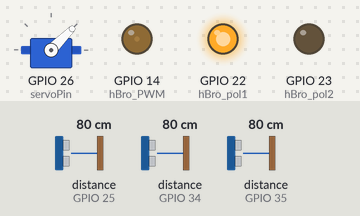
The sketch below on a simulated ESP32. On the bench: servo, output pins drawn as LEDs (lit = HIGH). Wiring (inferred from the names in the program): 3 × ultrasonic range finder: trigger GPIO 27, echo GPIO 25 / trigger GPIO 32, echo GPIO 34 / trigger GPIO 33, echo GPIO 35. Inputs (shaded band) come from the test bench; at power-on: distance to the obstacle (sensors on GPIO 25, GPIO 34, GPIO 35) 80 cm. The echo pulse lasts 58.3 µs per cm; pins used as bus, display or sensor lines are not drawn; what the sketch prints to the serial monitor is not drawn.

Above: at 1.2 s.
1.3 s: distance to the obstacle (sensor on GPIO 25) set to 2 cm
At 1.71 s:
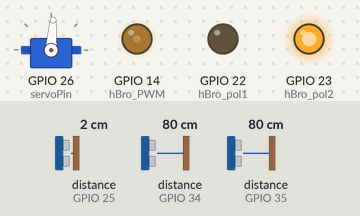
4.3 s: distance to the obstacle (sensor on GPIO 34) set to 2 cm
At 6.6 s:
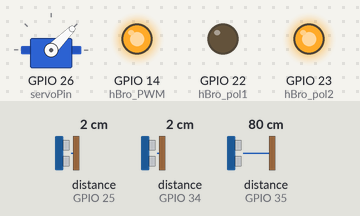
7.3 s: distance to the obstacle (sensor on GPIO 25) set to 9 cm
At 8.0 s:
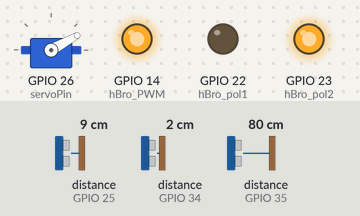
8.9 s: distance to the obstacle (sensor on GPIO 34) set to 18 cm
At 10.2 s:
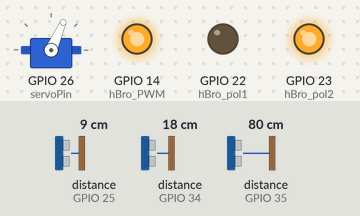
10.5 s: distance to the obstacle (sensor on GPIO 25) set to 35 cm
At 11.6 s:
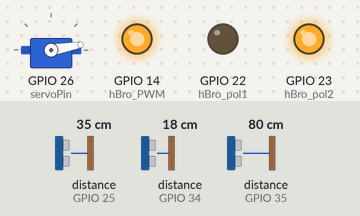
Timing chart, 0 to 13.5 s (numbered marks = the images above; inputs shaded):
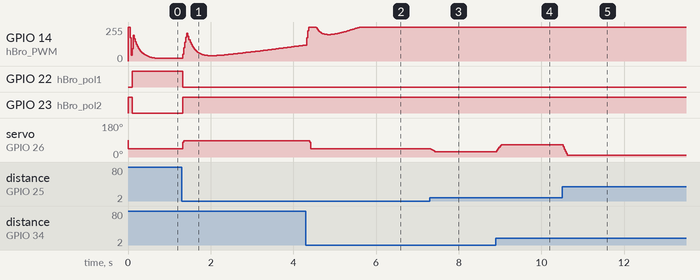

The sketch:

FollowerCarCodeV4.ino
```cpp
#include <Arduino.h>
#include <ESP32Servo.h>
#include <esp_now.h>
#include <WiFi.h>

Servo myservo;

// =================== PINS ==================
/*
  Programmet crasher hvis vi prøver at bruge pinMode på en pin der ikke eksisterer.
  Derfor er det vigtigt at de her pins har de rigtige værdier!
*/
// Sound Sensor L
const int triggerPinL = 32;
const int echoPinL = 34;
// Sound Sensor C
const int triggerPinC = 33;
const int echoPinC = 35;
// Sound Sensor R
const int triggerPinR = 27;
const int echoPinR = 25;
// Servo
const int servoPin = 26;
// HBRO
const int hBro_PWM = 14;
const int hBro_pol1 = 22;
const int hBro_pol2 = 23;

// FIR filter order
const int M = 4;

// Global variables
double duration1, distance1, duration2, distance2, duration3, distance3, avgDist, relAng, leaderSpeed;

// Separation between sensors in m
const double separationLR = 0.2282;  // Separation between left and right sensor
const double separationRC = 0.1141;  // Separation between center and right sensor
const double separationLC = 0.1141;  // Separation between center and left sensor

// Semaphores
static SemaphoreHandle_t angMutex;
static SemaphoreHandle_t distMutex;
static SemaphoreHandle_t printMutex;
static SemaphoreHandle_t orderMutex;

// =================== ANGLE AVERAGE ==================
int angleIndex = 0;
const int N = 0;
double angleMeasurements[N + 1] = { 0 };
double angleSum = 0;

// =================== ESP-NOW ==================
//Mac addresses // 08:3A:F2:45:44:BC
// 7C:DF:A1:1A:57:66
// 94:B5:55:F9:06:44
// 08:3A:F2:45:44:BC // LeaderCar
uint8_t peerAddress[] = { 0x08, 0x3A, 0xF2, 0x45, 0x44, 0xBC };

#define CHANNEL 0
// Structure for ESP-NOW peer information and message format
esp_now_peer_info_t peerInfo;
//message types
struct message {
  double value;
} __attribute__((packed));

void setup() {
  Serial.begin(230400);

  myservo.attach(servoPin);

  Serial.println("Printing Mac");
  InitESP(); //ESPNOW init

  //Distance Sensor Init
  pinMode(triggerPinL, OUTPUT);
  pinMode(echoPinL, INPUT);
  pinMode(triggerPinC, OUTPUT);
  pinMode(echoPinC, INPUT);
  pinMode(triggerPinR, OUTPUT);
  pinMode(echoPinR, INPUT);

  //H-Bridge Init
  pinMode(hBro_PWM, OUTPUT);
  pinMode(hBro_pol1, OUTPUT);
  pinMode(hBro_pol2, OUTPUT);

  angMutex = xSemaphoreCreateMutex();
  distMutex = xSemaphoreCreateMutex();
  printMutex = xSemaphoreCreateMutex();
  orderMutex = xSemaphoreCreateMutex();

  xTaskCreate(Angle_Controller, "Angle controller", 4000, NULL, 3, NULL);
  xTaskCreate(Dist_Controller, "Distance controller", 4000, NULL, 2, NULL);
  xTaskCreate(UniTask, "UniTask", 4000, NULL, 1, NULL);
}

void loop() {
  // Empty loop since the scheduler will handle the task execution
}

void Angle_Controller(void *pvParameters) {
  (void)pvParameters;
  TickType_t lastWakeTime = xTaskGetTickCount();

  // Initialize values
  double angOP = 1011.44;
  double out = 0;

  //Input
  double Ea_n0 = 0;
  //Output
  double Ta_n0 = 0;
  //Ref
  double ref = 0;


  while (1) {
    xSemaphoreTake(orderMutex, 1000);

    xSemaphoreTake(printMutex, 1000);
    //Serial.print("Angle: ");
    //Serial.println(millis());
    xSemaphoreGive(printMutex);

    xSemaphoreTake(angMutex, 1000);
    Ea_n0 = ref + relAng;
    xSemaphoreGive(angMutex);

    //Ta_n0 = 16.86 * Ea_n0 + angOP;
    Ta_n0 = 10 * Ea_n0 + angOP;
    xSemaphoreTake(printMutex, 1000);
    //Serial.print("Ta_n0: ");
    //Serial.println(Ta_n0);
    xSemaphoreGive(printMutex);
    if (Ta_n0 > 1429.0) {
      out = 1429.0;
    } else if (Ta_n0 < 594.0) {
      out = 594.0;
    } else {
      out = Ta_n0;
    }

    myservo.writeMicroseconds(out);
    //myservo.writeMicroseconds(1011);

    xSemaphoreGive(orderMutex);

    vTaskDelayUntil(&lastWakeTime, pdMS_TO_TICKS(25));
  }
}

void Dist_Controller(void *pvParameters) {
  (void)pvParameters;
  TickType_t xLastWakeTime = xTaskGetTickCount();

  double distOP = 0.276;
  double out = 0;
  int outMapped = 0;
  int dir = 1;

  // Initialize values
  //Input
  double Ed_n0 = 0;
  double Ed_n1 = 0;
  double Ed_n2 = 0;
  //Output
  double Vd_n0 = 0;
  double Vd_n1 = 0;
  double Vd_n2 = 0;
  //Ref
  double ref = -0.7;
  // controller output with feedforward
  double Vd_n0_forward = 0;

  double forwardVoltage = 0;

  while (1) {

    xSemaphoreTake(orderMutex, 1000);

    xSemaphoreTake(printMutex, 1000);
    //Serial.println();
    //Serial.print("Distance: ");
    //Serial.println(millis());

    Serial.println();
    Serial.println();
    Serial.println();
    Serial.println();
    Serial.println();
    Serial.println();
    Serial.println();
    Serial.println();
    xSemaphoreGive(printMutex);

    xSemaphoreTake(distMutex, 1000);
    Ed_n0 = ref + avgDist;
    xSemaphoreGive(distMutex);

    //wc=3, PM = 75, SSE = 0.01, Rise time = 0.49s, MP = 5.67%,
    //Vd_n0 = 89.9*Ed_n0 - 178.4*Ed_n1 + 88.5*Ed_n2 + 1.67*Vd_n1 - 0.672*Vd_n2;

    //wc=2, PM = 75, SSE = 0.01, Rise time = 0.75s, MP = 4.07%,
    //Vd_n0 = 37.41*Ed_n0 - 74.36*Ed_n1 + 36.96*Ed_n2 + 1.797*Vd_n1 - 0.7967*Vd_n2;

    //wc=1, PM = 65, SSE = 0.01, Rise time = 1.36s, MP = 5.77%, (god)
    //Vd_n0 = 5.721 * Ed_n0 - 11.38 * Ed_n1 + 5.66 * Ed_n2 + 1.94 * Vd_n1 - 0.94 * Vd_n2;


    //wc=3, PM = 75, SSE = 0.1, Rise time = 0.5s, MP = 4.74%,
    //Vd_n0 = 89.88*Ed_n0 - 178.4*Ed_n1 + 88.5*Ed_n2 + 1.67*Vd_n1 - 0.672*Vd_n2;

    //wc=2, PM = 75, SSE = 0.1, Rise time = 0.76s, MP = 3.66%,

    //Vd_n0 = 37.4*Ed_n0 - 74.36*Ed_n1 + 36.96*Ed_n2 + 1.796*Vd_n1 - 0.797*Vd_n2;

    //wc=1, PM = 65, SSE = 0.114, Rise time = 1.38s, MP = 4.8%,
    //Vd_n0 = 5.095*Ed_n0 - 10.13*Ed_n1 + 5.032*Ed_n2 + 1.947*Vd_n1 - 0.9468*Vd_n2;

    //wc=1, PM = 75, SSE = 0.1, Rise time = 1.51s, MP = 2%,
    //Vd_n0 = 7.467*Ed_n0 - 14.87*Ed_n1 + 7.404*Ed_n2 + 1.922*Vd_n1 - 0.922*Vd_n2;

    //Wc = 1.5, PM = ?, SSE = ?, MP = ?
    //Vd_n0 = 19.42*Ed_n0 -19.24*Ed_n1 + 0.8607*Vd_n1;

    //wc=1.5, PM = 75, SSE = 0.1, Rise time = 1s, SetTime = 5s, MP = 2.53%,
    Vd_n0 = 19.43*Ed_n0 - 38.65*Ed_n1 + 19.23*Ed_n2 + 1.861*Vd_n1 - 0.8606*Vd_n2;

    //Serial.print("Vd_n0: ");
    //Serial.println(Vd_n0);
    // Update variables
    Vd_n2 = Vd_n1;
    Vd_n1 = Vd_n0;
    Ed_n2 = Ed_n1;
    Ed_n1 = Ed_n0;

    forwardVoltage = 0.787*leaderSpeed;

    Vd_n0_forward = Vd_n0 + forwardVoltage;

    xSemaphoreTake(printMutex, 1000);
    //Serial.print("out: ");
    //Serial.println(out);
    xSemaphoreGive(printMutex);
    // Determine direction
    if(Vd_n0_forward < 0.0) {
      dir = 0;
      out = -Vd_n0_forward + distOP;
    }
    else {
      dir = 1;
      out = Vd_n0_forward + distOP;
    }

    // Determine output voltage
    if((out) > 7.0) {
      out = 7.0;
    }

    xSemaphoreTake(printMutex, 1000);
    //Serial.print("out: ");
    //Serial.println(out);
    xSemaphoreGive(printMutex);

    int outMapped = mapDoubleToInt(out, 0.0, 7.0, 0, 255);

    xSemaphoreTake(printMutex, 1000);
    //Serial.print("dir: ");
    //Serial.println(dir);
    xSemaphoreGive(printMutex);

    if (dir) {
      digitalWrite(hBro_pol1, HIGH);
      digitalWrite(hBro_pol2, LOW);
    } else {
      digitalWrite(hBro_pol2, HIGH);
      digitalWrite(hBro_pol1, LOW);
    }

    xSemaphoreTake(printMutex, 1000);
    //Serial.print("Outmapped: ");
    //Serial.println(outMapped);
    xSemaphoreGive(printMutex);

    analogWrite(hBro_PWM, outMapped);

    xSemaphoreGive(orderMutex);

    vTaskDelayUntil(&xLastWakeTime, pdMS_TO_TICKS(25));
  }
}

void UniTask(void *pvParameters) {
  (void)pvParameters;

  // Arrays for storing the distance measurements for each sensor
  double measL[M + 1] = { 0 }, measC[M + 1] = { 0 }, measR[M + 1] = { 0 };
  // Variables for the sum of the measurements
  double sumL = 0, sumC = 0, sumR = 0;
  int index = 0;

  // Initialize variables
  double filteredDistL = 0;
  double filteredDistC = 0;
  double filteredDistR = 0;

  bool validL, validC, validR;

  double rawAngle = 0;
  TickType_t xLastWakeTime = xTaskGetTickCount();

  while (1) {
    xSemaphoreTake(printMutex, 1000);
    //Serial.println();
    //Serial.print("UNI: ");
    //Serial.println(millis());
    xSemaphoreGive(printMutex);

    filteredDistL = ReadAndFilterSensor(triggerPinL, echoPinL, measL, sumL, index, validL);  // Measured and filtered distance from sensorL
    //filteredDistL = 0.7;  // dummy
    //vTaskDelay(pdMS_TO_TICKS(5));

    filteredDistC = ReadAndFilterSensor(triggerPinC, echoPinC, measC, sumC, index, validC);  // Measured and filtered distance from sensorC
    //filteredDistC = 0.7;  // dummy
    //vTaskDelay(pdMS_TO_TICKS(5));

    filteredDistR = ReadAndFilterSensor(triggerPinR, echoPinR, measR, sumR, index, validR);  // Measured and filtered distance from sensorR
    //filteredDistR = 0.7;  // dummy
    xSemaphoreTake(printMutex, 1000);
    Serial.print("Sensor L: ");
    Serial.println(filteredDistL);
    Serial.print("Sensor C: ");
    Serial.println(filteredDistC);
    Serial.print("Sensor R: ");
    Serial.println(filteredDistR);
    xSemaphoreGive(printMutex);


    xSemaphoreTake(distMutex, 1000);
    avgDist = AvgDistance(validL, validC, validR, filteredDistL, filteredDistC, filteredDistR);
    xSemaphoreGive(distMutex); /*

    Serial.println();
    Serial.println();
    Serial.println();
    Serial.println();
    Serial.println();*/
    Serial.print("Average Distance: ");
    Serial.println(avgDist, 4);


    xSemaphoreTake(angMutex, 1000);
    rawAngle = RelAngle(validL, validC, validR, filteredDistL, filteredDistC, filteredDistR);
    xSemaphoreGive(angMutex);
    relAng = angleFilter(rawAngle, angleIndex);
    //Serial.print("Relative Angle: ");
    //Serial.println(relAng, 2);


    index = (index + 1) % (M + 1);  // increase index and wrap around if necessary
    //Serial.println("");

    vTaskDelayUntil(&xLastWakeTime, 25);
  }
}

double ReadAndFilterSensor(int triggerPin, int echoPin, double *measurements, double &sum, int index, bool &valid) {
  unsigned long startTime;
  long duration;
  double distance;
  unsigned long timeOut = 9500;  // Timeout in microseconds - corresponding to 1.2 meter (7000 µs)

  digitalWrite(triggerPin, LOW);

  digitalWrite(triggerPin, HIGH);
  startTime = micros();
  while (micros() - startTime < 10);
  digitalWrite(triggerPin, LOW);

  noInterrupts();
  duration = pulseIn(echoPin, HIGH, timeOut);
  interrupts();
  Serial.println(duration);


  // Calculate distance or assign max value if timeout
  if (duration == 0) {
    distance = 1.201;  // Assign 1.2 meters if timeout occurs
  } else {
    distance = (duration / 2.0) / 2911.0;  // Calculate actual distance
  }
  //distance = (duration / 2.0) / 2911.0;


  sum -= measurements[index];
  measurements[index] = distance;
  sum += measurements[index];
  double filteredValue = sum / (M + 1);

  valid = (filteredValue <= 1.2);
  return sum / (M + 1);
}


double AvgDistance(bool validL, bool validC, bool validR, double filteredDistL, double filteredDistC, double filteredDistR) {
  // When both left and right sensors are valid
  if (validL && validR) {
    //Serial.println("Case LR");
    return (filteredDistL + filteredDistR) / 2;
  }

  // When left is invalid, but right and center are valid
  if (!validL && validR && validC) {
    //Serial.println("Case CR");
    return (filteredDistC + filteredDistR) / 2;
  }

  // When right is invalid, but left and center are valid
  if (validL && !validR && validC) {
    //Serial.println("Case LC");
    return (filteredDistL + filteredDistC) / 2;
  }

  // When only left is valid
  if (validL && !validC && !validR) {
    //Serial.println("Case L");
    return filteredDistL;
  }

  // When only right is valid
  if (!validL && !validC && validR) {
    //Serial.println("Case R");
    return filteredDistR;
  }

  // When only center is valid
  if (!validL && validC && !validR) {
    //Serial.println("Case C");
    return filteredDistC;
  }

  // Default case when none of the sensors are valid
  //Serial.println("Case Else");
  return (filteredDistL + filteredDistR) / 2;  // This could be modified to handle the "all invalid" case differently
}

double RelAngle(bool validL, bool validC, bool validR, double filteredDistL, double filteredDistC, double filteredDistR) {
  if (validL && validR) {
    return (double)atan(((float)filteredDistL - (float)filteredDistR) / (float)separationLR) * (180.0 / 3.14);
  }

  if (!validL && validC && validR) {
    return (double)atan(((float)filteredDistC - (float)filteredDistR) / (float)separationRC) * (180.0 / 3.14);
  }

  if (validL && validC && !validR) {
    return (double)atan(((float)filteredDistL - (float)filteredDistC) / (float)separationLC) * (180.0 / 3.14);
  }

  if (!validL && !validC && validR) {
    return 25.0; // max angle right
  }

  if (validL && !validC && !validR) {
    return -25.0; // max angle left
  }

  else {
    return 0.0;  // continue to drive forward
  }
}


double angleFilter(double newAngle, int &angleIndex) {
    // Subtract the oldest measurement and add the new one
    angleSum -= angleMeasurements[angleIndex];
    angleMeasurements[angleIndex] = newAngle;
    angleSum += angleMeasurements[angleIndex];

    // Calculate the average
    double averageAngle = angleSum / (N + 1);

    // Update the index for the next call
    angleIndex = (angleIndex + 1) % (N + 1);

    return averageAngle;
}

int mapDoubleToInt(double x, double in_min, double in_max, int out_min, int out_max) {
  return (int)((x - in_min) * (out_max - out_min) / (in_max - in_min) + out_min);
}

// ESP-NOW
void InitESP() {
  WiFi.mode(WIFI_STA);  // Set Wi-Fi mode to Station
  WiFi.disconnect();
  Serial.println(WiFi.macAddress());
  // Initialize ESP-NOW, restart on failure
  if (esp_now_init() != ESP_OK) {
    ESP.restart();
  }

  memcpy(peerInfo.peer_addr, peerAddress, 6);
  peerInfo.channel = CHANNEL;
  peerInfo.encrypt = false;

  // Add peer, return if failed
  if (esp_now_add_peer(&peerInfo) != ESP_OK) {
    return;
  }

  // Register callback functions for receiving and sending data
  esp_now_register_recv_cb(OnDataRecv);
  esp_now_register_send_cb(OnDataSent);
}

void OnDataRecv(const uint8_t *mac, const uint8_t *incomingData, int len) {
  message *msg = (message *)incomingData;

  leaderSpeed = (double)msg->value;

  Serial.println();
  Serial.print("Message received: ");
  Serial.println(msg->value);
  Serial.println();

}
void OnDataSent(const uint8_t *mac_addr, esp_now_send_status_t status) {
}
```

Measured:
- after the input at 1.3 s, GPIO 22 (hBro_pol1): HIGH → LOW at once; GPIO 23 (hBro_pol2): LOW → HIGH at once; servo on GPIO 26 (servoPin): 45° → 86° at once
- after the input at 4.3 s, servo on GPIO 26 (servoPin): 86° → 45° after 0.10 s
- after the input at 7.3 s, servo on GPIO 26 (servoPin): 45° → 29° at once
- after the input at 8.9 s, servo on GPIO 26 (servoPin): 29° → 66° at once
- after the input at 10.5 s, servo on GPIO 26 (servoPin): 66° → 10° at once
